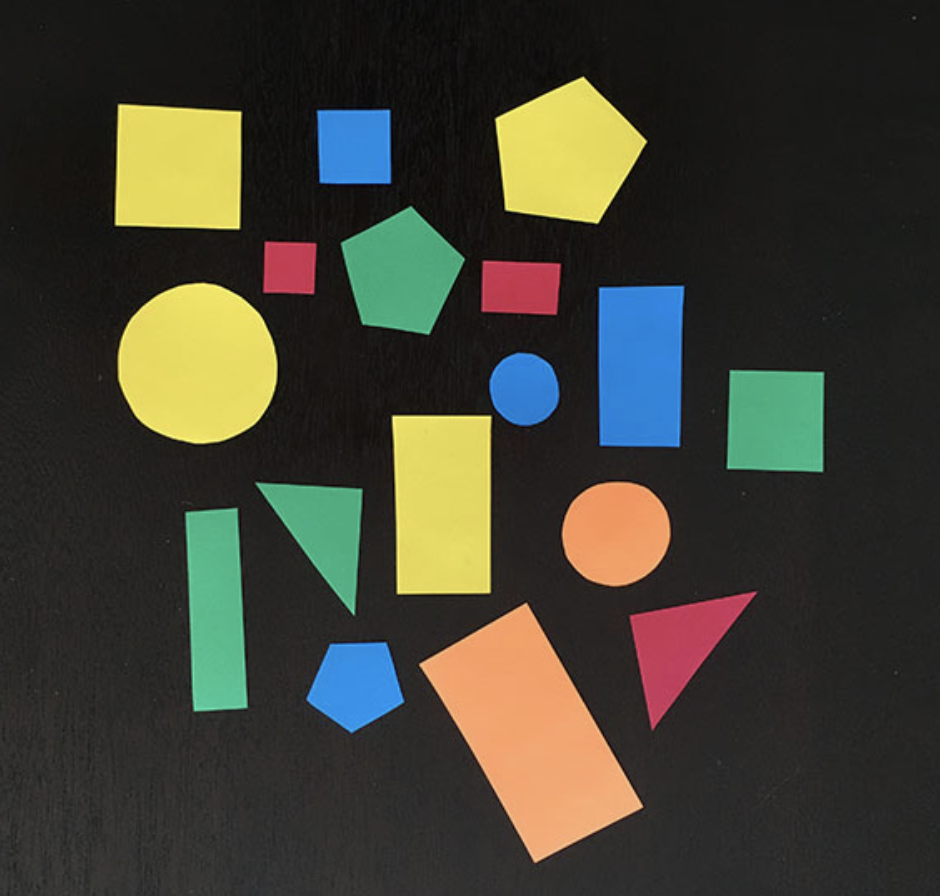
#> input picture Machine Learning II/Module 12 Edges, Contours, Shapes/Solutions/Shapes.png, 940 x 896 px
$ jupyter execute '14_Finding Shapes in objects_Solution.ipynb'
#> lines starting #> are read from the running program, lines starting #| are printed output that depends on the picture; after the words box and inside, x2 and y2 are one past the last pixel; in counts of white or black regions, pixels touching at a corner belong together
# SHAPES OF OBJECTS
## This notebook outlines the concepts used in Shape detection of objects in an image

## Shape detection of Objects in Images

To find shapes of objects in an image:
- Find **contours** of objects
- Find **centers** of each object
- Recognize **shapes** of each object
    - Circle
    - Square
    - Rectangle
    - Triangle
    - Pentagon
- Label color of a shape

### Steps
- Import the necessary libraries
- Load the image
- Convert the image into Grayscale
- Blur the image
- Apply edge detection methods
    - Use Canny()
- Find contours
    - Use cv2.findContours()
- **Find centers of each contour**
- Draw the contours
- Display the drawn contours

#### Import the libraries

[cell 1]
import cv2
import numpy as np

#### Load the image

[cell 2]
image = cv2.imread("Shapes.png")
#> image is the input picture: shape (896, 940, 3); mean B, G, R 51.2, 63.1, 63.8

#### Convert the image into Grayscale

[cell 3]
gray = cv2.cvtColor(image, cv2.COLOR_BGR2GRAY)

#### Blur the image

[cell 4]
blurred = cv2.GaussianBlur(gray, (7, 7), 0)

#### Apply Canny Edge Detection

[cell 5]
edged = cv2.Canny(blurred, 30, 150)
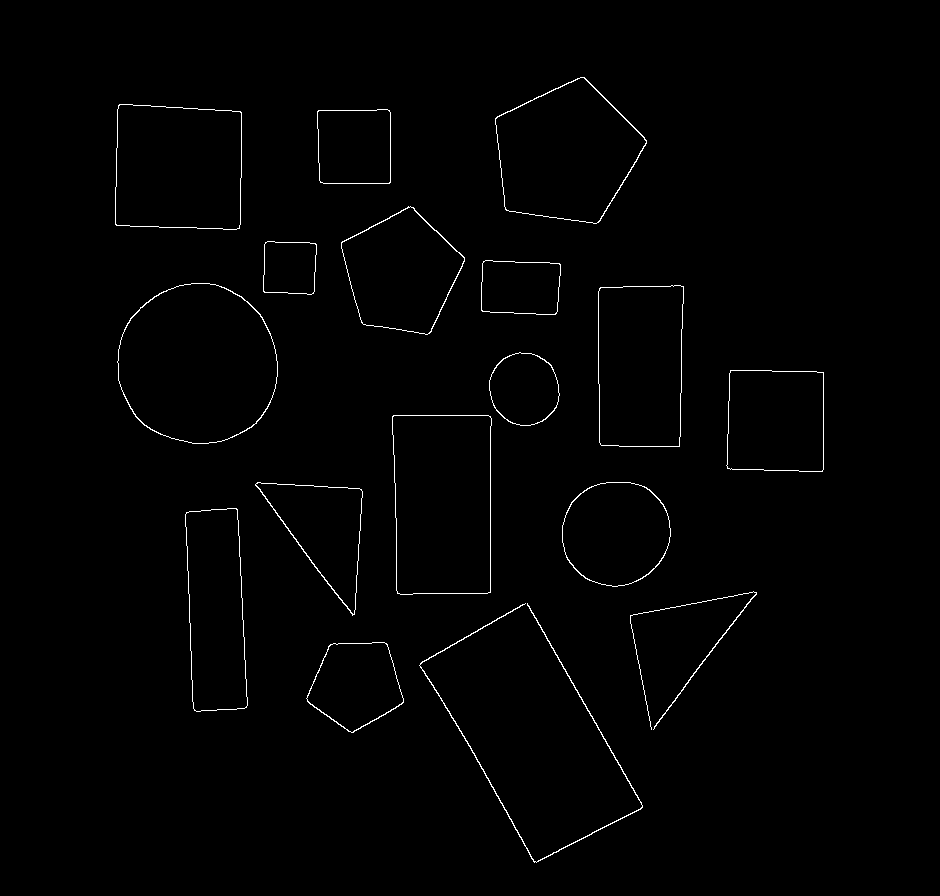
#> edged: shape (896, 940); 0.91% white in thin lines or dots, all inside (x1, y1, x2, y2) = (115, 77, 824, 863)

#### Display intermediate results

[cell 6]
cv2.imshow("Shapes_Interim", np.hstack([gray, blurred, edged]))
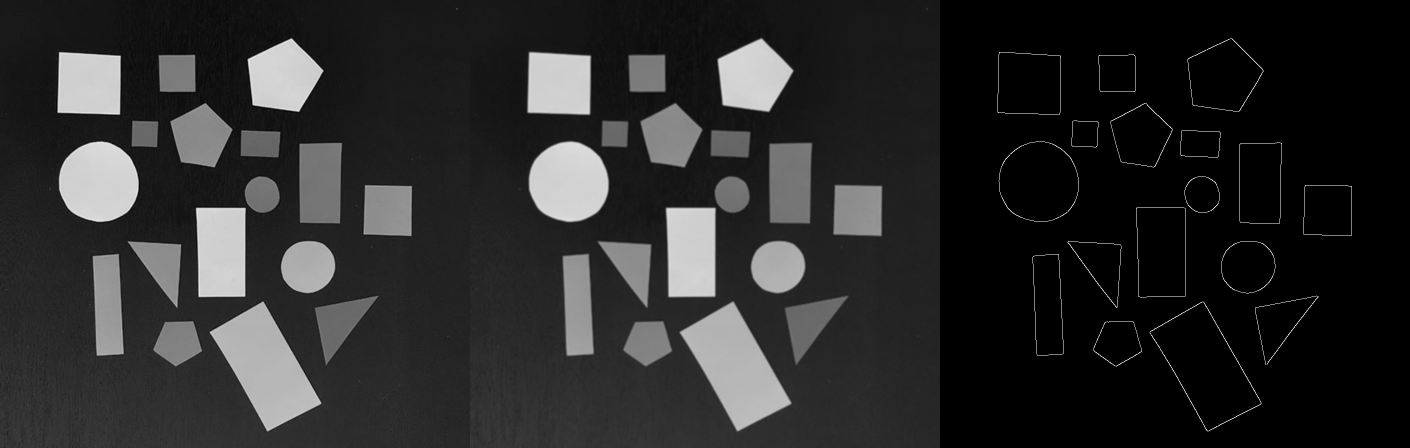
#> window 'Shapes_Interim': shape (896, 2820) (shown at 1/2 size); min 0, max 255, mean 42.1
cv2.waitKey(0)

#### Find Contours

**cv2.findContours()**
- image (recommeded to send its copy rather the original)
- type of contour
    - cv2.RETR_EXTERNAL
    - cv2.RETR_LIST
    - cv2.RETR_COMP
    - cv2.RETR_TREE
- approximation of contour
    - cv2.CHAIN_APPROX_SIMPLE
    - cv2.CHAIN_APPROX_NONE
- Returns a tuple
    - output image after applying contour detection
    - cnts list of contours detected
    - hierarchy of the contours

[cell 7]
(cnts, _) = cv2.findContours(edged.copy(),
                             cv2.RETR_EXTERNAL,
                             cv2 .CHAIN_APPROX_SIMPLE
)
#> cnts = 17 contours; largest, box (x1, y1, x2, y2) and area: (117, 283, 278, 444) 20206, (392, 415, 492, 595) 16975, (495, 77, 647, 224) 15343, (115, 104, 242, 230) 14900, (598, 285, 684, 447) 13172

#### Compute the center of the contour
- cv2.moments()
    - m10 / m00 --> cX
    - m01 / m00 --> cY

[cell 8]
M = cv2.moments(cnts[0])
#> M = moments, m00 6095, centre m10/m00, m01/m00 = (355.7, 684.2)
cX = int(M["m10"] / M["m00"])
#> cX = 355
cY = int(M["m01"] / M["m00"])
#> cY = 684

#### Draw the Contours
cv2.drawContours()
- image
- contours list
- contour index
    - -1 --> draw all of the contours
    - i --> draw single contour
- color of the contour line
    - Use green color
- thickness of the line

cv2.circle()

cv2.putText()

[cell 9]
shapes = image.copy()
cv2.drawContours(shapes, [cnts[0]], -1, (0, 255, 0), 2)
#> shapes: shape (896, 940, 3); 0.12% of pixels changed, all inside (x1, y1, x2, y2) = (305, 641, 405, 734)
cv2.circle(shapes, (cX, cY), 7, (255, 255, 255), -1)
#> shapes: shape (896, 940, 3); mean B, G, R 51.1, 63.3, 63.8
cv2.putText(shapes,
            "center",
            (cX - 20, cY - 20),
            cv2.FONT_HERSHEY_SIMPLEX,
            0.5,
            (255, 255, 255),
            2
)
#> shapes: shape (896, 940, 3); mean B, G, R 51.1, 63.3, 63.9

#### Display the Contours

[cell 10]
cv2.imshow("Shapes", np.hstack([image, shapes]))
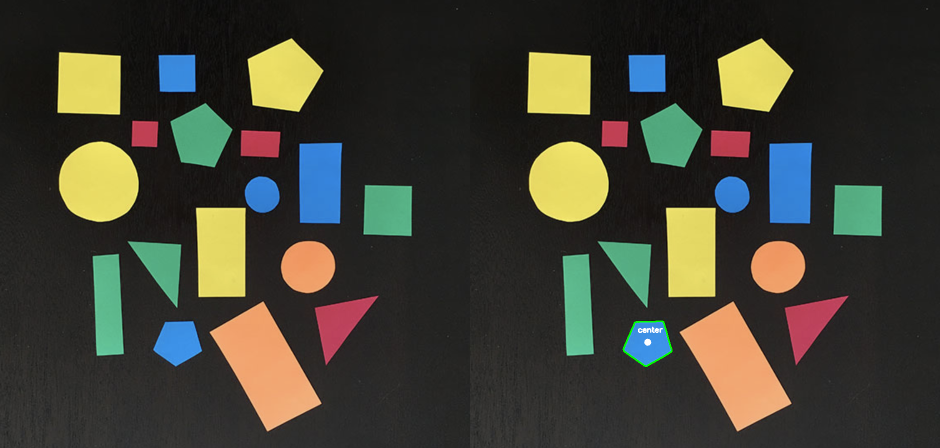
#> window 'Shapes': shape (896, 1880, 3) (shown at 1/2 size); mean B, G, R 51.2, 63.2, 63.8
cv2.waitKey(0)

### Let's do it for all objects there

[cell 11]
for c in cnts:
    M = cv2.moments(c)
    cX = int(M["m10"] / M["m00"])
    cY = int(M["m01"] / M["m00"])

    cv2.drawContours(shapes, [c], -1, (0, 255, 0), 2)
    cv2.circle(shapes, (cX, cY), 7, (255, 255, 255), -1)
    cv2.putText(shapes,
                "center",
                (cX - 20, cY - 20),
                cv2.FONT_HERSHEY_SIMPLEX,
                0.5,
                (255, 255, 255),
                2
    )

    cv2.imshow("Shapes", np.hstack([image, shapes]))
    cv2.waitKey(0)
#> this loop made 17 passes
#> (cX, cY) on passes 1 to 12: (355, 684), (529, 731), (705, 657), (215, 610), (615, 532), (322, 529), (442, 503), (775, 420), (523, 388), (639, 365), (197, 363), (520, 287)
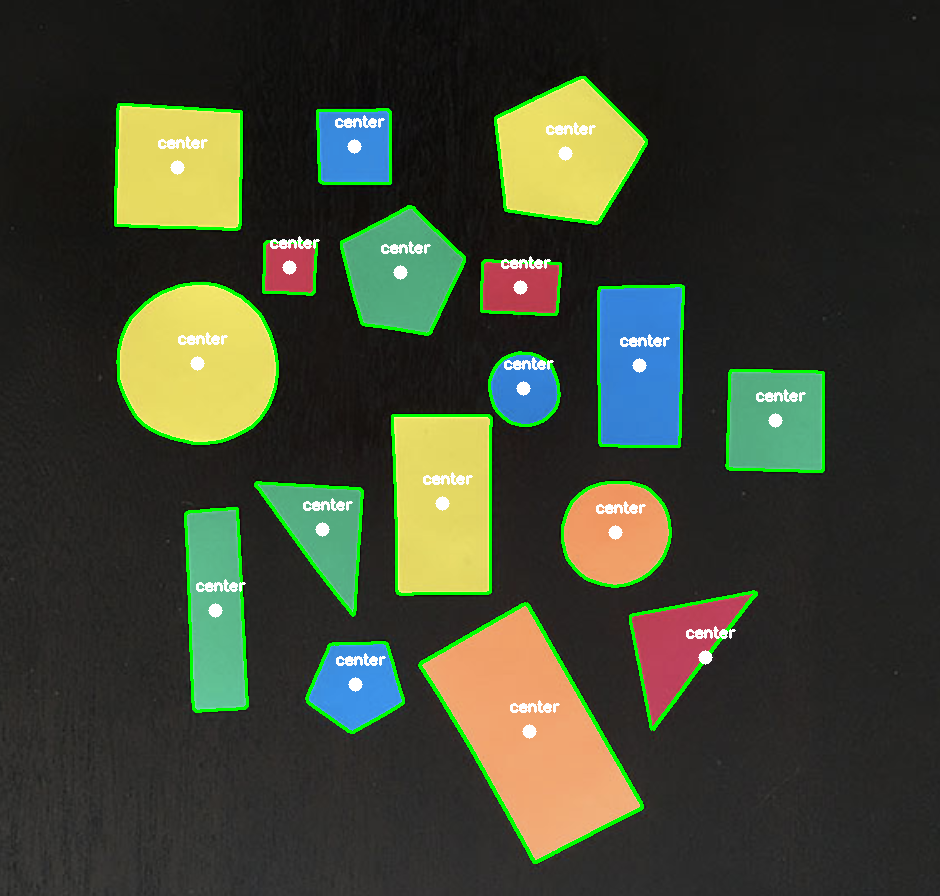
#> shapes: shape (896, 940, 3); mean B, G, R 50.3, 68.3, 62.3

## Shape detection

- **Contour Approximation**
    - Algorithm for reducing the number of points in a curve with a reduced set of points
    - Assumption: A curve can be approximated by a series of **short line segments**
- **cv2.approxPolyDP()**
    - contour
    - 1-15% of contour perimeter
- Shape analysis
    - If vertices are 3 in the contour
        - Traingle
    - If vertices are 5 in the contour
        - Pentagon
    - If vertices are 4 in the contour
        - If aspect ratio is between 0.95 to 1.05
            - Square
        - If aspect ration is skewed
            - Rectangle

[cell 12]
class ShapeDetector:
    def __init__(self):
        pass

    def detect(self, c):
        # initialize the shape name and approximate the contour
        shape = "unidentified"
        peri = cv2.arcLength(c, True)
        approx = cv2.approxPolyDP(c, 0.04 * peri, True)

        if len(approx) == 3:
            shape = "triangle"
        elif len(approx) == 4:
            # compute the bounding box of the contour & use the bounding box to compute the aspect ratio
            (x, y, w, h) = cv2.boundingRect(approx)
            ar = w / float(h)

            # a square will have an aspect ratio that is approximately
            # equal to one, otherwise, the shape is a rectangle
            shape = "square" if ar >= 0.95 and ar <= 1.05 else "rectangle"

        elif len(approx) == 5:
            shape = "pentagon"
        else:
            shape = "circle"

        return shape

[cell 13]
sd = ShapeDetector()

### Change this for loop to accommodate the shape as the display text

[cell 14]
for c in cnts:
    M = cv2.moments(c)
    cX = int(M["m10"] / M["m00"])
    cY = int(M["m01"] / M["m00"])

    shape = sd.detect(c)

    cv2.drawContours(shapes, [c], -1, (0, 255, 0), 2)
    cv2.putText(shapes,
                shape,
                (cX, cY),
                cv2.FONT_HERSHEY_SIMPLEX,
                0.5,
                (255, 255, 255),
                2
    )

    cv2.imshow("Shapes", np.hstack([image, shapes]))
    cv2.waitKey(0)
#> this loop made 17 passes
#> (cX, cY, shape, peri in detect) on passes 1, 2, 3, 5, 9, 11, 14, 17: (355, 684, 'pentagon', 312.7), (529, 731, 'circle', 1517.7), (705, 657, 'circle', 876.3), (615, 532, 'circle', 353.1), (523, 388, 'circle', 237.4), (197, 363, 'circle', 534), (400, 272, 'pentagon', 412.6), (565, 153, 'pentagon', 490.9)
#> (cX, cY, shape, peri in detect, approx in detect, x in detect, y in detect, w in detect) on passes 4, 7, 8, 10, 12, 13: (215, 610, 'rectangle', 511.8, [[236, 508], [185, 514], [196, 711], [247, 705]], 185, 508, 63), (442, 503, 'rectangle', 549, [[393, 415], [397, 593], [490, 592], [490, 416]], 393, 415, 98), (775, 420, 'square', 390.4, [[730, 370], [727, 468], [822, 471], [823, 372]], 727, 370, 97), (639, 365, 'rectangle', 485.2, [[683, 286], [599, 288], [601, 445], [679, 446]], 599, 286, 85), (520, 287, 'rectangle', 256.6, [[483, 261], [482, 311], [556, 313], [559, 263]], 482, 261, 78), (289, 267, 'square', 204.4, [[265, 242], [263, 291], [313, 293], [316, 244]], 263, 242, 54)
#> pass 1, `cv2.imshow("Shapes", np.hstack([image, shapes]))`:
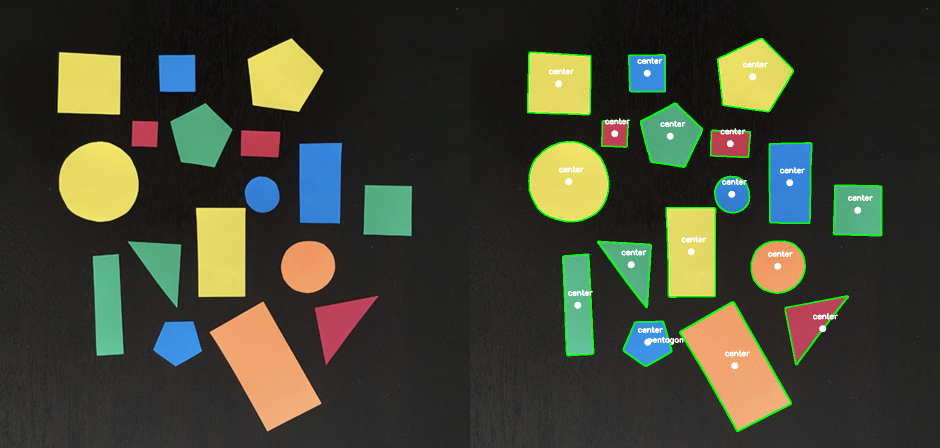
#> window 'Shapes': shape (896, 1880, 3) (shown at 1/2 size); mean B, G, R 50.8, 65.7, 63.1
#> after the loop:
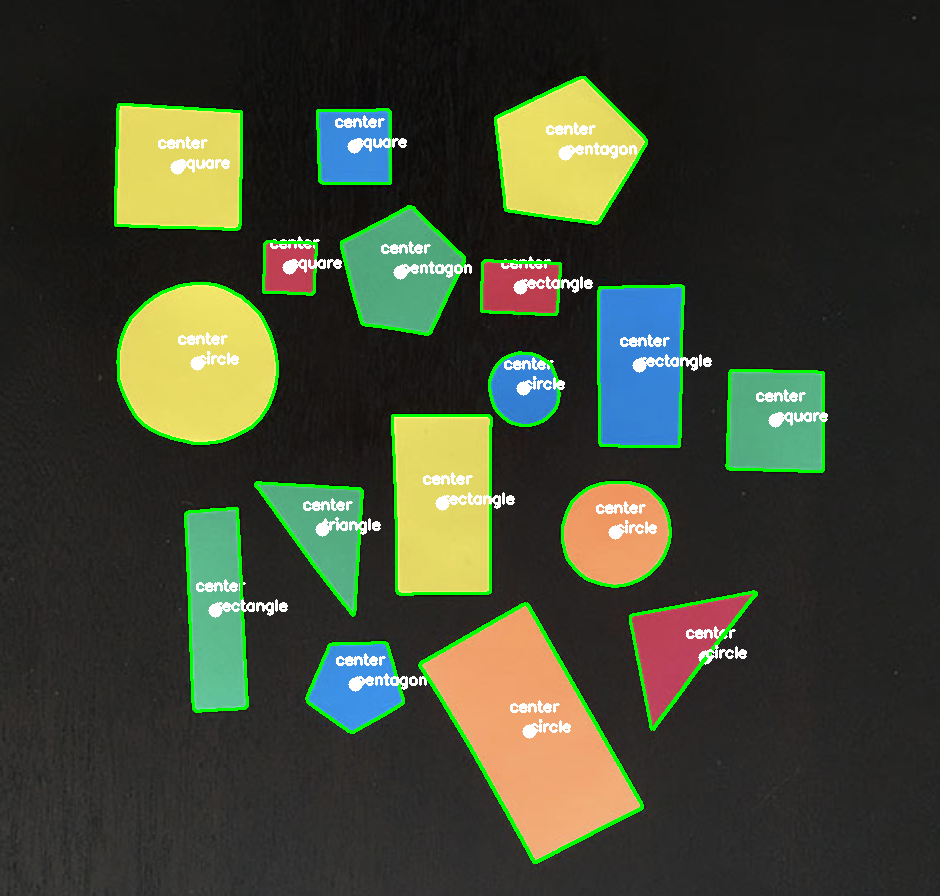
#> shapes: shape (896, 940, 3); 0.8% of pixels changed, all inside (x1, y1, x2, y2) = (178, 138, 828, 733)
